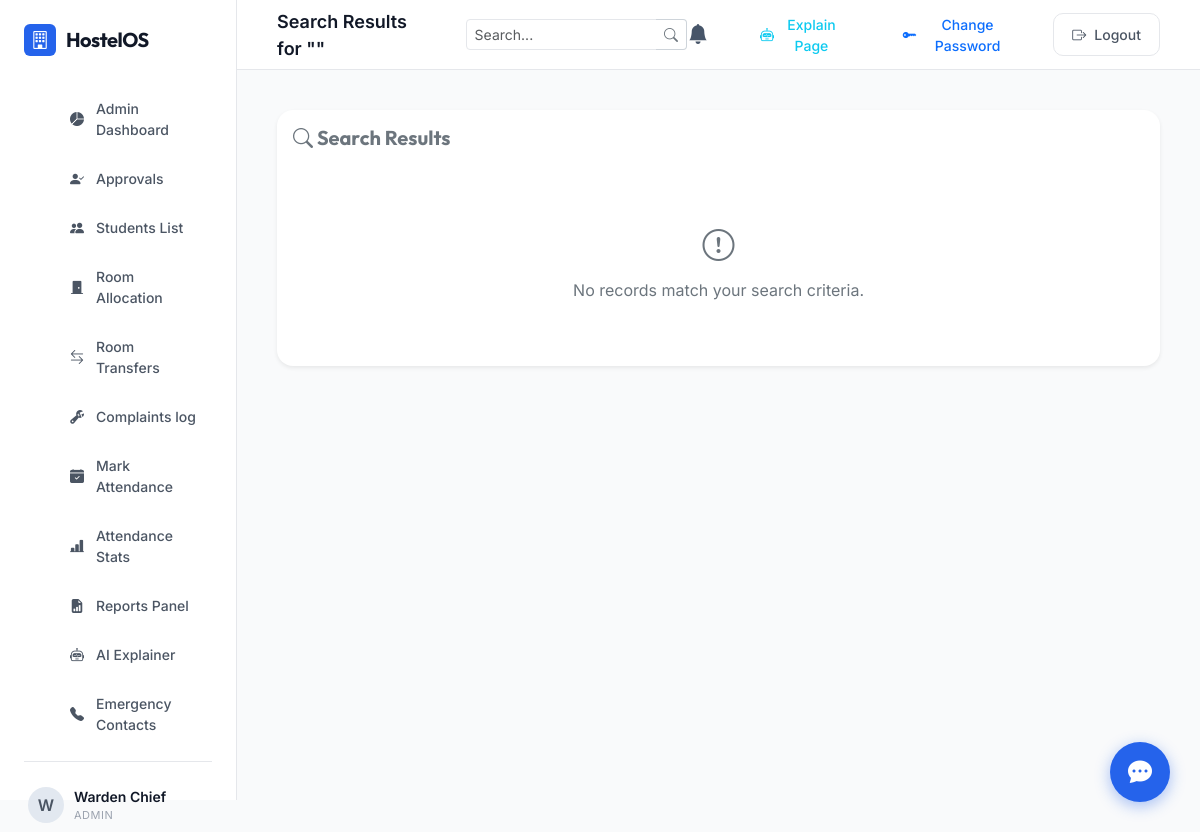
Page /admin/search (signed in) on the committed database.
### app/models.py (models this page shows, shortened)
class User(db.Model):
    __tablename__ = 'users'
    id = db.Column(db.Integer, primary_key=True)
    username = db.Column(db.String(80), unique=True, nullable=False) # Roll number for student, username for others
    password_hash = db.Column(db.String(200), nullable=False)
    role = db.Column(db.String(20), nullable=False) # 'super_admin', 'admin', 'staff', 'student'
    name = db.Column(db.String(100), nullable=False)
    phone = db.Column(db.String(15), nullable=False)
    status = db.Column(db.String(20), default='approved') # 'pending', 'approved', 'rejected'
    created_at = db.Column(db.DateTime, default=datetime.utcnow)
    student_profile = db.relationship('StudentProfile', backref='user', uselist=False, cascade="all, delete-orphan")

### app/routes/admin.py (the view, shortened to what this page needs)
@admin_bp.route('/search')
@login_required
@role_required(['admin', 'super_admin'])
def search():
    query_str = request.args.get('q', '').strip()
    student_results = []
    room_results = []
    complaint_results = []
    return render_template(
        'admin_search_results.html',
        query=query_str,
        students=student_results,
        rooms=room_results,
        complaints=complaint_results
    )

### app/routes/auth.py (called while the page is built, shortened)
def login_required(f):
    @wraps(f)
    def decorated_function(*args, **kwargs):
        if 'user_id' not in session:
            flash('Please log in to access this page.', 'warning')
            return redirect(url_for('auth.login'))
        return f(*args, **kwargs)
    return decorated_function

def role_required(roles):
    def decorator(f):
        @wraps(f)
        def decorated_function(*args, **kwargs):
            if 'user_id' not in session:
                flash('Please log in to access this page.', 'warning')
                return redirect(url_for('auth.login'))
            user_role = session.get('role')
            return f(*args, **kwargs)
        return decorated_function
    return decorator

### app/templates/admin_search_results.html (shortened to what this page needs)
{% extends 'base.html' %}
{% block header_title %}Search Results for "{{ query }}"{% endblock %}
{% block content %}
<div class="card shadow-sm border-0 p-3 bg-white mb-4">
    <h5 class="fw-bold mb-4 text-secondary"><i class="bi bi-search"></i> Search Results</h5>
    {% if not students and not rooms and not complaints %}
        <div class="text-center py-5 text-secondary">
            <i class="bi bi-exclamation-circle fs-2 d-block mb-2"></i> No records match your search criteria.
        </div>
    {% endif %}
</div>
{% endblock %}

### app/templates/base.html (shortened to what this page needs)
<!DOCTYPE html>
<html lang="en">
<head>
    <link href="https://cdn.jsdelivr.net/npm/bootstrap@5.3.3/dist/css/bootstrap.min.css" rel="stylesheet">
    <link href="https://cdn.jsdelivr.net/npm/bootstrap-icons@1.11.3/font/bootstrap-icons.min.css" rel="stylesheet">
    <link rel="stylesheet" href="{{ url_for('static', filename='css/style.css') }}">
</head>
<body>
    {% if g.user %}
    <div class="app-container">
        <aside class="sidebar">
            <div class="logo-container">
                <div class="logo-icon"><i class="bi bi-building"></i></div>
                <div class="logo-text">HostelOS</div>
            </div>
            <ul class="nav-menu">
                {% if session.role == 'student' %}
                    <li class="nav-item {% if request.path == '/student/dashboard' %}active{% endif %}">
                        <a href="{{ url_for('student.dashboard') }}">
                            <i class="bi bi-grid-1x2-fill"></i> Dashboard
                        </a>
                    </li>
                    <li class="nav-item {% if request.path == '/complaints/list' %}active{% endif %}">
                        <a href="{{ url_for('complaints.list_tickets') }}">
                            <i class="bi bi-ticket-detailed-fill"></i> My Complaints
                        </a>
                    </li>
                    <li class="nav-item {% if request.path == '/ai/assistant' %}active{% endif %}">
                        <a href="{{ url_for('ai.assistant') }}">
                            <i class="bi bi-robot"></i> AI Assistant
                        </a>
                    </li>
                    <li class="nav-item {% if request.path == '/student/emergency-contacts' %}active{% endif %}">
                        <a href="{{ url_for('student.emergency_contacts') }}">
                            <i class="bi bi-telephone-fill"></i> Emergency Contacts
                        </a>
                    </li>
                    <li class="nav-item {% if request.path == '/student/profile' %}active{% endif %}">
                        <a href="{{ url_for('student.profile') }}">
                            <i class="bi bi-person-fill-gear"></i> Profile Settings
                        </a>
                    </li>
                {% elif session.role in ['admin', 'super_admin'] %}
                    <li class="nav-item {% if request.path == '/admin/dashboard' %}active{% endif %}">
                        <a href="{{ url_for('admin.dashboard') }}">
                            <i class="bi bi-pie-chart-fill"></i> Admin Dashboard
                        </a>
                    </li>
                    <li class="nav-item {% if request.path == '/admin/students/pending' %}active{% endif %}">
                        <a href="{{ url_for('admin.view_pending') }}">
                            <i class="bi bi-person-check-fill"></i> Approvals
                        </a>
                    </li>
                    <li class="nav-item {% if request.path == '/admin/students' %}active{% endif %}">
                        <a href="{{ url_for('admin.list_students') }}">
                            <i class="bi bi-people-fill"></i> Students List
                        </a>
                    </li>
                    <li class="nav-item {% if request.path == '/admin/rooms' %}active{% endif %}">
                        <a href="{{ url_for('admin.manage_rooms') }}">
                            <i class="bi bi-door-closed-fill"></i> Room Allocation
                        </a>
                    </li>
                    <li class="nav-item {% if request.path == '/admin/rooms/transfer' %}active{% endif %}">
                        <a href="{{ url_for('admin.transfer_room') }}">
                            <i class="bi bi-arrow-left-right"></i> Room Transfers
                        </a>
                    </li>
                    <li class="nav-item {% if request.path == '/complaints/list' %}active{% endif %}">
                        <a href="{{ url_for('complaints.list_tickets') }}">
                            <i class="bi bi-wrench-adjustable"></i> Complaints log
                        </a>
                    </li>
                    <li class="nav-item {% if request.path == '/attendance/mark' %}active{% endif %}">
                        <a href="{{ url_for('attendance.mark') }}">
                            <i class="bi bi-calendar-check-fill"></i> Mark Attendance
                        </a>
                    </li>
                    <li class="nav-item {% if request.path == '/attendance/analytics' %}active{% endif %}">
                        <a href="{{ url_for('attendance.analytics') }}">
                            <i class="bi bi-bar-chart-line-fill"></i> Attendance Stats
                        </a>
                    </li>
                    <li class="nav-item {% if request.path == '/reports/dashboard' %}active{% endif %}">
                        <a href="{{ url_for('reports.dashboard') }}">
                            <i class="bi bi-file-earmark-bar-graph-fill"></i> Reports Panel
                        </a>
                    </li>
                    <li class="nav-item {% if request.path == '/ai/assistant' %}active{% endif %}">
                        <a href="{{ url_for('ai.assistant') }}">
                            <i class="bi bi-robot"></i> AI Explainer
                        </a>
                    </li>
                    <li class="nav-item {% if request.path == '/admin/emergency-contacts' %}active{% endif %}">
                        <a href="{{ url_for('admin.emergency_contacts') }}">
                            <i class="bi bi-telephone-fill"></i> Emergency Contacts
                        </a>
                    </li>
                {% endif %}
            </ul>
            <div class="sidebar-footer">
                <div class="user-profile-badge">
                    <div class="avatar">{{ g.user.name[0] }}</div>
                    <div class="user-info">
                        <div class="user-name">{{ g.user.name }}</div>
                        <div class="user-role">{{ g.user.role }}</div>
                    </div>
                </div>
            </div>
        </aside>
        <div class="main-wrapper">
            <header class="header">
                <div class="header-title d-flex align-items-center gap-3">
                    {% block header_title %}Dashboard{% endblock %}
                    {% if session.role in ['admin', 'super_admin'] %}
                    <form action="{{ url_for('admin.search') }}" method="GET" class="d-none d-md-flex align-items-center ms-3" style="max-width: 250px;">
                        <div class="input-group input-group-sm">
                            <input type="text" name="q" class="form-control" placeholder="Search..." value="{{ request.args.get('q', '') }}" style="border-radius: 4px 0 0 4px;">
                            <button class="btn btn-outline-secondary bg-white text-secondary border-start-0" type="submit" style="border-radius: 0 4px 4px 0; border: 1px solid #ced4da;">
                                <i class="bi bi-search"></i>
                            </button>
                        </div>
                    </form>
                    {% endif %}
                </div>
                <div class="header-actions d-flex align-items-center">
                    <div class="dropdown me-3">
                        <button class="btn btn-link text-decoration-none position-relative text-dark p-0" type="button" id="notificationDropdown" data-bs-toggle="dropdown" aria-expanded="false">
                            <i class="bi bi-bell-fill fs-5" style="color: #475569;"></i>
                        </button>
                    </div>
                    <button type="button" class="btn btn-outline-info btn-sm me-2" id="ai-explain-btn">
                        <i class="bi bi-robot"></i> Explain Page
                    </button>
                    <button type="button" class="btn btn-outline-primary btn-sm me-2" data-bs-toggle="modal" data-bs-target="#changePasswordModal">
                        <i class="bi bi-key-fill"></i> Change Password
                    </button>
                    <a href="{{ url_for('auth.logout') }}" class="btn btn-secondary btn-sm">
                        <i class="bi bi-box-arrow-right"></i> Logout
                    </a>
                </div>
            </header>
            <main class="content-body">
                {% block content %}{% endblock %}
                {% if session.role in ['admin', 'super_admin'] %}
                <div class="floating-chatbot-container" id="admin-chatbot">
                    <button class="chatbot-toggle-btn position-relative" id="chatbot-toggle-btn">
                        <i class="bi bi-chat-dots-fill text-white fs-4"></i>
                    </button>
                </div>
                {% endif %}
            </main>
        </div>
    </div>
    {% else %}
        {% block auth_content %}{% endblock %}
    {% endif %}
</body>
</html>

### rows in the picture
User: user "W", user.name "Warden Chief", user.role "ADMIN"
